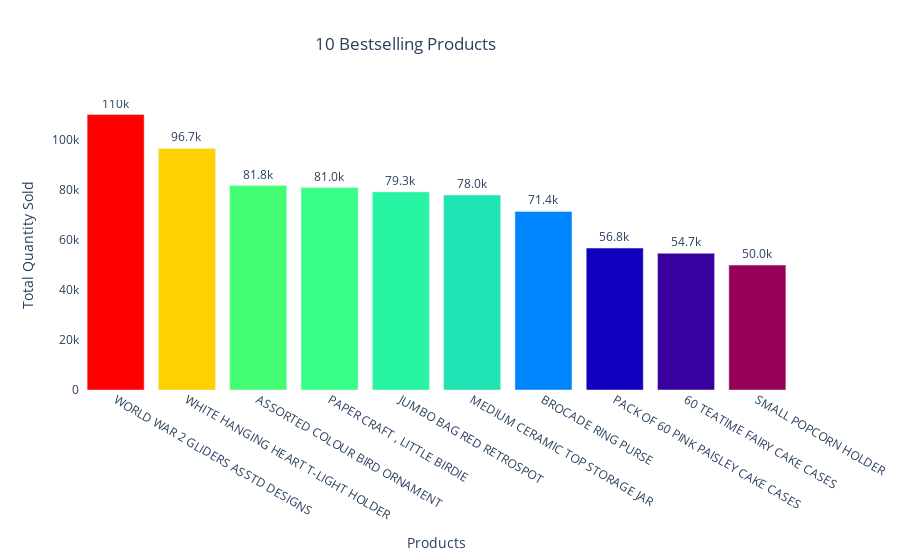

Notebook code for this chart:
### Code cell
top_10_fig(df_cleaned,'Description','Quantity')

### Figure 1 — Plotly figure (JSON) as saved in the notebook; plotly's stock layout.template omitted (floating-point values rounded to 4 significant figures)
{"data": [{"marker": {"color": [110249, 96688, 81817, 80995, 79285, 78033, 71440, 56794, 54716, 49984], "colorscale": [[0, "rgb(150,0,90)"], [0.125, "rgb(0,0,200)"], [0.25, "rgb(0,25,255)"], [0.375, "rgb(0,152,255)"], [0.5, "rgb(44,255,150)"], [0.625, "rgb(151,255,0)"], [0.75, "rgb(255,234,0)"], [0.875, "rgb(255,111,0)"], [1, "rgb(255,0,0)"]], "opacity": 1}, "name": "10 Bestselling Products", "textposition": "outside", "texttemplate": "%{y:.3s}", "type": "bar", "x": ["WORLD WAR 2 GLIDERS ASSTD DESIGNS", "WHITE HANGING HEART T-LIGHT HOLDER", "ASSORTED COLOUR BIRD ORNAMENT", "PAPER CRAFT , LITTLE BIRDIE", "JUMBO BAG RED RETROSPOT", "MEDIUM CERAMIC TOP STORAGE JAR", "BROCADE RING PURSE ", "PACK OF 60 PINK PAISLEY CAKE CASES", "60 TEATIME FAIRY CAKE CASES", "SMALL POPCORN HOLDER"], "y": [110249, 96688, 81817, 80995, 79285, 78033, 71440, 56794, 54716, 49984]}], "layout": {"barmode": "group", "plot_bgcolor": "white", "showlegend": false, "title": {"text": "10 Bestselling Products", "x": 0.45}, "xaxis": {"title": {"text": "Products"}}, "yaxis": {"title": {"text": "Total Quantity Sold"}}}}
